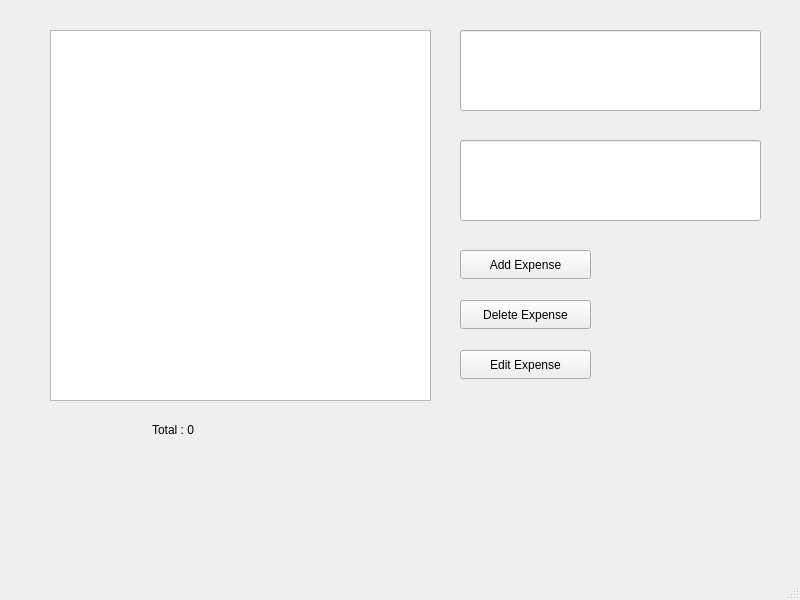
<?xml version="1.0" encoding="UTF-8"?>
<ui version="4.0">
 <class>MainWindow</class>
 <widget class="QMainWindow" name="MainWindow">
  <property name="geometry">
   <rect>
    <x>0</x>
    <y>0</y>
    <width>800</width>
    <height>600</height>
   </rect>
  </property>
  <property name="windowTitle">
   <string>MainWindow</string>
  </property>
  <widget class="QWidget" name="centralwidget">
   <widget class="QTableWidget" name="tableWidget">
    <property name="geometry">
     <rect>
      <x>50</x>
      <y>30</y>
      <width>381</width>
      <height>371</height>
     </rect>
    </property>
   </widget>
   <widget class="QPushButton" name="pushButton">
    <property name="geometry">
     <rect>
      <x>460</x>
      <y>250</y>
      <width>131</width>
      <height>29</height>
     </rect>
    </property>
    <property name="text">
     <string>Add Expense</string>
    </property>
   </widget>
   <widget class="QLineEdit" name="lineEdit">
    <property name="geometry">
     <rect>
      <x>460</x>
      <y>30</y>
      <width>301</width>
      <height>81</height>
     </rect>
    </property>
   </widget>
   <widget class="QLineEdit" name="lineEdit_2">
    <property name="geometry">
     <rect>
      <x>460</x>
      <y>140</y>
      <width>301</width>
      <height>81</height>
     </rect>
    </property>
   </widget>
   <widget class="QPushButton" name="pushButton_2">
    <property name="geometry">
     <rect>
      <x>460</x>
      <y>300</y>
      <width>131</width>
      <height>29</height>
     </rect>
    </property>
    <property name="text">
     <string>Delete Expense</string>
    </property>
   </widget>
   <widget class="QLabel" name="label">
    <property name="geometry">
     <rect>
      <x>152</x>
      <y>420</y>
      <width>181</width>
      <height>20</height>
     </rect>
    </property>
    <property name="text">
     <string>Total : 0</string>
    </property>
   </widget>
   <widget class="QPushButton" name="pushButton_3">
    <property name="geometry">
     <rect>
      <x>460</x>
      <y>350</y>
      <width>131</width>
      <height>29</height>
     </rect>
    </property>
    <property name="text">
     <string>Edit Expense</string>
    </property>
   </widget>
  </widget>
  <widget class="QMenuBar" name="menubar">
   <property name="geometry">
    <rect>
     <x>0</x>
     <y>0</y>
     <width>800</width>
     <height>25</height>
    </rect>
   </property>
  </widget>
  <widget class="QStatusBar" name="statusbar"/>
 </widget>
 <resources/>
 <connections/>
</ui>
